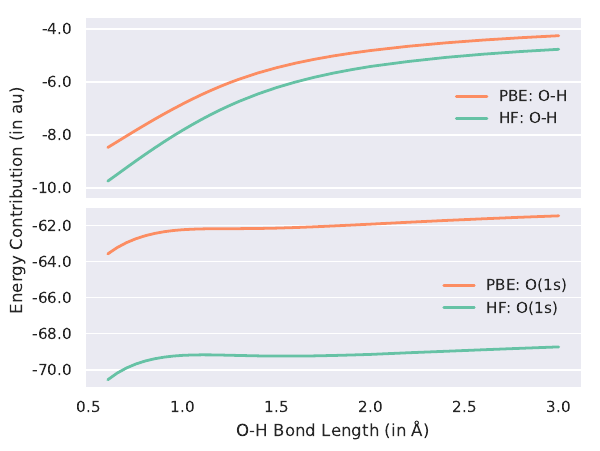

Generate this figure with Python:
#!/usr/bin/env python

import copy
import numpy as np
from scipy.optimize import curve_fit
import matplotlib
matplotlib.use('Agg')
import matplotlib.pyplot as plt
from matplotlib.ticker import MaxNLocator, FormatStrFormatter
from matplotlib.legend_handler import HandlerLineCollection, HandlerTuple, HandlerLine2D
import seaborn as sns

# data

b = np.array([
0.60,
0.65,
0.70,
0.75,
0.80,
0.85,
0.90,
0.95,
1.00,
1.05,
1.10,
1.15,
1.20,
1.25,
1.30,
1.40,
1.50,
1.60,
1.70,
1.80,
1.90,
2.00,
#2.10,
2.20,
#2.30,
2.40,
#2.50,
2.60,
#2.70,
2.80,
#2.90,
3.00
])

e_hf_core = np.array([
-70.548,
-70.179,
-69.894,
-69.674,
-69.508,
-69.385,
-69.297,
-69.236,
-69.198,
-69.178,
-69.171,
-69.173,
-69.182,
-69.193,
-69.206,
-69.228,
-69.240,
-69.240,
-69.228,
-69.206,
-69.178,
-69.146,
#-69.143,
-69.055,
#-69.015,
-68.973,
#-68.931,
-68.889,
#-68.848,
-68.808,
#-68.769,
-68.731
])

e_hf_bond = np.array([
-9.740,
-9.485,
-9.228,
-8.975,
-8.727,
-8.486,
-8.253,
-8.028,
-7.813,
-7.607,
-7.410,
-7.224,
-7.048,
-6.883,
-6.728,
-6.449,
-6.207,
-6.000,
-5.821,
-5.666,
-5.532,
-5.413,
#-5.294,
-5.227,
#-5.145,
-5.073,
#-5.009,
-4.951,
#-4.899,
-4.851,
#-4.808,
-4.768
])

e_dft_core = np.array([
-63.585,
-63.235,
-62.960,
-62.745,
-62.578,
-62.452,
-62.358,
-62.291,
-62.247,
-62.219,
-62.203,
-62.196,
-62.193,
-62.191,
-62.189,
-62.180,
-62.159,
-62.127,
-62.087,
-62.040,
-61.990,
-61.939,
#-61.886,
-61.835,
#-61.784,
-61.735,
#-61.688,
-61.643,
#-61.599,
-61.557,
#-61.518,
-61.480
])

e_dft_bond = np.array([
-8.470,
-8.254,
-8.036,
-7.821,
-7.610,
-7.403,
-7.203,
-7.010,
-6.824,
-6.645,
-6.475,
-6.315,
-6.164,
-6.023,
-5.892,
-5.658,
-5.459,
-5.289,
-5.144,
-5.018,
-4.909,
-4.813,
#-4.729,
-4.653,
#-4.585,
-4.524,
#-4.469,
-4.418,
#-4.372,
-4.330,
#-4.291,
-4.255
])

sns.set(style='darkgrid', font='DejaVu Sans')

fig, (ax1, ax2) = plt.subplots(2, 1, sharex=True)

palette = sns.color_palette('Set2')

ax1.plot(b, e_dft_bond, linewidth=2, linestyle='-', color=palette[1], label='PBE: O-H')
ax1.plot(b, e_hf_bond, linewidth=2, linestyle='-', color=palette[0], label='HF: O-H')
ax1.xaxis.grid(False)
ax1.legend(loc='center right', frameon=False)
ax1.yaxis.set_major_formatter(FormatStrFormatter('%4.1f'))
ax1.set_ylim(bottom=-10.4,top=-3.6)
ax2.plot(b, e_dft_core, linewidth=2, linestyle='-', color=palette[1], label='PBE: O(1s)')
ax2.plot(b, e_hf_core, linewidth=2, linestyle='-', color=palette[0], label='HF: O(1s)')
ax2.xaxis.grid(False)
ax2.legend(loc='center right', frameon=False)
ax2.yaxis.set_major_formatter(FormatStrFormatter('%4.1f'))
ax2.set_xlabel('O-H Bond Length (in Å)')

fig.text(0.02, 0.5, 'Energy Contribution (in au)', ha='center', va='center', rotation='vertical')

fig.subplots_adjust(hspace=0.05)
sns.despine()
plt.savefig('h2o_pes.pdf', bbox_inches = 'tight', dpi=1000)

